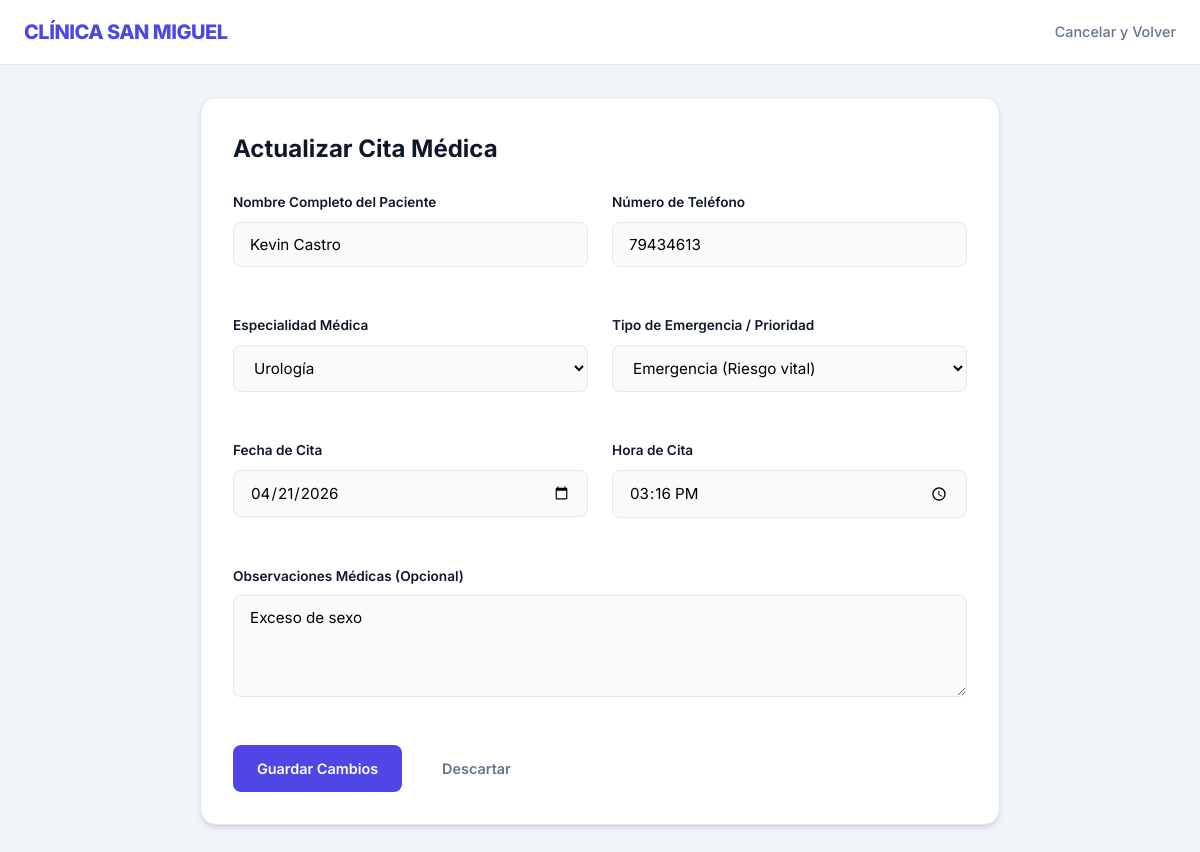
/gestion.php?edit=3 (signed in), run on the app's committed database.
### tables this page shows
CREATE TABLE `citas` (
  `id` int(11) NOT NULL,
  `paciente` varchar(150) NOT NULL,
  `telefono` varchar(20) NOT NULL,
  `id_especialidad` int(11) NOT NULL,
  `fecha` date NOT NULL,
  `hora` time NOT NULL,
  `urgencia` enum('Normal','Alta','Emergencia') NOT NULL DEFAULT 'Normal',
  `observaciones` text DEFAULT NULL
);

CREATE TABLE `especialidades` (
  `id` int(11) NOT NULL,
  `nombre` varchar(100) NOT NULL,
  `descripcion` text NOT NULL,
  `costo_consulta` decimal(10,2) NOT NULL
);

### gestion.php (the view, shortened to what this page needs)
<?php
require_once 'db.php';
$edit_data = null;
if (isset($_GET['edit'])) {
    $id = intval($_GET['edit']);
    $res = $conn->query("SELECT * FROM citas WHERE id = $id");
    $edit_data = $res->fetch_assoc();
}
$especialidades_res = $conn->query("SELECT * FROM especialidades ORDER BY nombre ASC");
?>
<!DOCTYPE html>
<html lang="es">
<head>
    <link rel="stylesheet" href="style.css">
</head>
<body>
    <header>
        <nav>
            <div class="container" style="margin:0 auto;">
                <div class="logo">Clínica San Miguel</div>
                <div class="nav-links">
                    <a href="index.php">Cancelar y Volver</a>
                </div>
            </div>
        </nav>
    </header>
    <div class="container">
        <div class="card" style="max-width: 800px; margin: 0 auto;">
            <h2><?php echo $edit_data ? 'Actualizar Cita Médica' : 'Registrar Nueva Cita'; ?></h2>
            <form method="POST" action="gestion.php">
                <div class="form-grid">
                    <div class="form-group">
                        <label for="paciente">Nombre Completo del Paciente</label>
                        <input type="text" id="paciente" name="paciente" required value="<?php echo $edit_data ? $edit_data['paciente'] : ''; ?>" placeholder="Ej. Kevin Antonio">
                    </div>
                    <div class="form-group">
                        <label for="telefono">Número de Teléfono</label>
                        <input type="tel" id="telefono" name="telefono" required value="<?php echo $edit_data ? $edit_data['telefono'] : ''; ?>" placeholder="7788-9900">
                    </div>
                    <div class="form-group">
                        <label for="id_especialidad">Especialidad Médica</label>
                        <select id="id_especialidad" name="id_especialidad" required>
                            <?php while($esp = $especialidades_res->fetch_assoc()): ?>
                                <option value="<?php echo $esp['id']; ?>" <?php echo ($edit_data && $edit_data['id_especialidad'] == $esp['id']) ? 'selected' : ''; ?>>
                                    <?php echo $esp['nombre']; ?>
                                </option>
                            <?php endwhile; ?>
                        </select>
                    </div>
                    <div class="form-group">
                        <label for="urgencia">Tipo de Emergencia / Prioridad</label>
                        <select id="urgencia" name="urgencia" required>
                            <option value="Emergencia" <?php echo ($edit_data && $edit_data['urgencia'] == 'Emergencia') ? 'selected' : ''; ?>>Emergencia (Riesgo vital)</option>
                        </select>
                    </div>
                    <div class="form-group">
                        <label for="fecha">Fecha de Cita</label>
                        <input type="date" id="fecha" name="fecha" required value="<?php echo $edit_data ? $edit_data['fecha'] : ''; ?>">
                    </div>
                    <div class="form-group">
                        <label for="hora">Hora de Cita</label>
                        <input type="time" id="hora" name="hora" required value="<?php echo $edit_data ? $edit_data['hora'] : ''; ?>">
                    </div>
                    <div class="form-group full">
                        <label for="observaciones">Observaciones Médicas (Opcional)</label>
                        <textarea id="observaciones" name="observaciones" rows="4" placeholder="Síntomas, antecedentes o notas adicionales..."><?php echo $edit_data ? $edit_data['observaciones'] : ''; ?></textarea>
                    </div>
                </div>
                <div style="margin-top: 1rem; display: flex; gap: 1rem;">
                    <button type="submit" class="btn btn-primary">
                        <?php echo $edit_data ? 'Guardar Cambios' : 'Agendar Cita Ahora'; ?>
                    </button>
                    <a href="index.php" class="btn btn-ghost">Descartar</a>
                </div>
            </form>
        </div>
    </div>
</body>
</html>

### style.css (style rules this page uses)
:root { --primary: #4f46e5; --primary-hover: #4338ca; --accent: #0ea5e9; --bg-body: #f1f5f9; --bg-card: #ffffff; --text-main: #0f172a; --text-muted: #64748b; --danger: #ef4444; --success: #10b981; --warning: #f59e0b; --border: #e2e8f0; --shadow: 0 4px 6px -1px rgb(0 0 0 / 0.1), 0 2px 4px -2px rgb(0 0 0 / 0.1); }
* { margin: 0; padding: 0; box-sizing: border-box; font-family: 'Inter', system-ui, -apple-system, sans-serif; }
body { background-color: var(--bg-body); color: var(--text-main); line-height: 1.6; }
header { background: var(--bg-card); border-bottom: 1px solid var(--border); padding: 1rem 0; position: sticky; top: 0; z-index: 100; }
nav .container { display: flex; justify-content: space-between; align-items: center; max-width: 1200px; margin: 0 auto; padding: 0 1.5rem; }
.logo { font-size: 1.25rem; font-weight: 800; color: var(--primary); text-transform: uppercase; letter-spacing: -0.025em; }
.nav-links a { color: var(--text-muted); text-decoration: none; margin-left: 1.5rem; font-weight: 500; font-size: 0.9rem; transition: color 0.2s; }
.container { max-width: 1200px; margin: 2rem auto; padding: 0 1.5rem; }
.card { background: var(--bg-card); border-radius: 16px; box-shadow: var(--shadow); padding: 2rem; margin-bottom: 2rem; border: 1px solid var(--border); }
h2 { font-size: 1.5rem; font-weight: 700; margin-bottom: 1.5rem; color: var(--text-main); display: flex; align-items: center; gap: 0.5rem; }
.form-grid { display: grid; grid-template-columns: 1fr 1fr; gap: 1.5rem; }
.form-group { margin-bottom: 1.5rem; }
.form-group.full { grid-column: span 2; }
label { display: block; margin-bottom: 0.5rem; font-size: 0.85rem; font-weight: 600; color: var(--text-main); }
input, select, textarea { width: 100%; padding: 0.75rem 1rem; border: 1px solid var(--border); border-radius: 8px; background: #f8fafc; font-size: 0.95rem; transition: all 0.2s; }
.btn { padding: 0.75rem 1.5rem; border-radius: 8px; font-weight: 600; font-size: 0.9rem; cursor: pointer; transition: all 0.2s; border: none; text-decoration: none; display: inline-flex; align-items: center; justify-content: center; }
.btn-primary { background: var(--primary); color: white; }
.btn-ghost { background: transparent; color: var(--text-muted); }

### data on the page
citas: paciente "Kevin Castro", telefono "79434613", id_especialidad "Urología", urgencia "Emergencia (Riesgo vital)", fecha "04/21/2026", hora "15:16:00", observaciones "Exceso de sexo"
